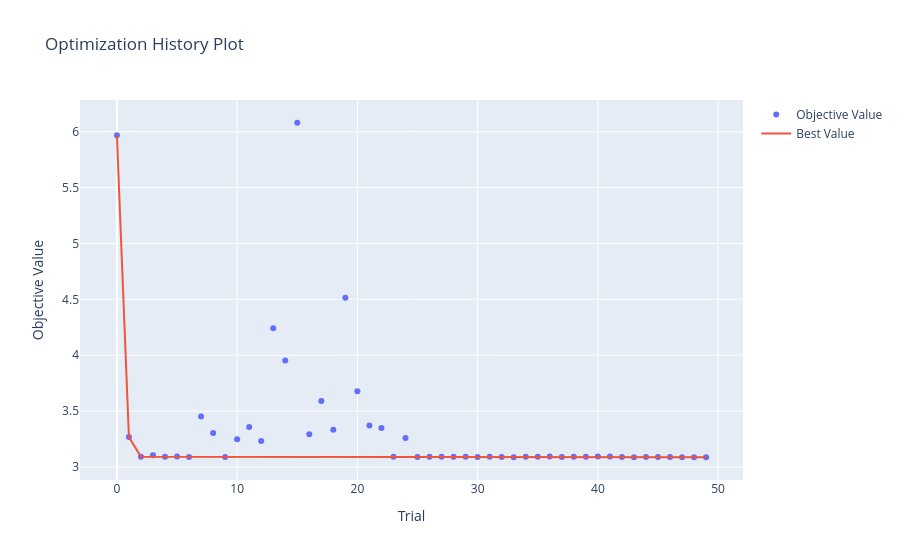

Notebook code cell kept with this figure:
### Code cell
optuna.visualization.plot_optimization_history(study)

### Figure 1 — Plotly figure (JSON) as saved in the notebook; plotly's stock layout.template omitted (floating-point values rounded to 4 significant figures)
{"data": [{"mode": "markers", "name": "Objective Value", "type": "scatter", "x": [0, 1, 2, 3, 4, 5, 6, 7, 8, 9, 10, 11, 12, 13, 14, 15, 16, 17, 18, 19, 20, 21, 22, 23, 24, 25, 26, 27, 28, 29, 30, 31, 32, 33, 34, 35, 36, 37, 38, 39, 40, 41, 42, 43, 44, 45, 46, 47, 48, 49], "y": [5.969, 3.267, 3.09, 3.104, 3.092, 3.094, 3.09, 3.451, 3.304, 3.089, 3.248, 3.358, 3.232, 4.241, 3.953, 6.08, 3.292, 3.589, 3.332, 4.513, 3.677, 3.372, 3.348, 3.092, 3.258, 3.089, 3.091, 3.091, 3.091, 3.092, 3.089, 3.091, 3.089, 3.088, 3.091, 3.092, 3.093, 3.09, 3.092, 3.092, 3.093, 3.093, 3.09, 3.088, 3.089, 3.088, 3.089, 3.087, 3.088, 3.087]}, {"mode": "lines", "name": "Best Value", "type": "scatter", "x": [0, 1, 2, 3, 4, 5, 6, 7, 8, 9, 10, 11, 12, 13, 14, 15, 16, 17, 18, 19, 20, 21, 22, 23, 24, 25, 26, 27, 28, 29, 30, 31, 32, 33, 34, 35, 36, 37, 38, 39, 40, 41, 42, 43, 44, 45, 46, 47, 48, 49], "y": [5.969, 3.267, 3.09, 3.09, 3.09, 3.09, 3.09, 3.09, 3.09, 3.089, 3.089, 3.089, 3.089, 3.089, 3.089, 3.089, 3.089, 3.089, 3.089, 3.089, 3.089, 3.089, 3.089, 3.089, 3.089, 3.089, 3.089, 3.089, 3.089, 3.089, 3.089, 3.089, 3.089, 3.088, 3.088, 3.088, 3.088, 3.088, 3.088, 3.088, 3.088, 3.088, 3.088, 3.088, 3.088, 3.088, 3.088, 3.087, 3.087, 3.087]}, {"marker": {"color": "#cccccc"}, "mode": "markers", "name": "Infeasible Trial", "showlegend": false, "type": "scatter", "x": [], "y": []}], "layout": {"title": {"text": "Optimization History Plot"}, "xaxis": {"title": {"text": "Trial"}}, "yaxis": {"title": {"text": "Objective Value"}}}}
